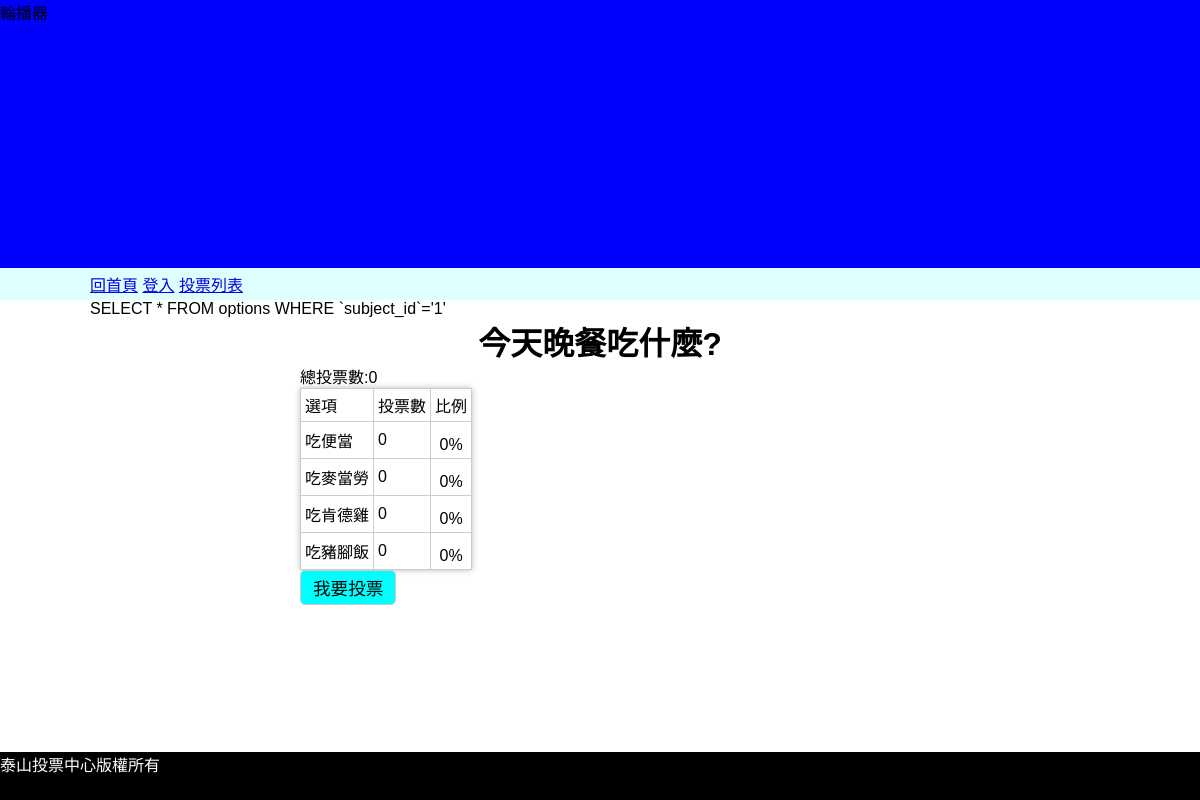
/?do=vote_result&id=1, run on an earlier commit of the app's database.
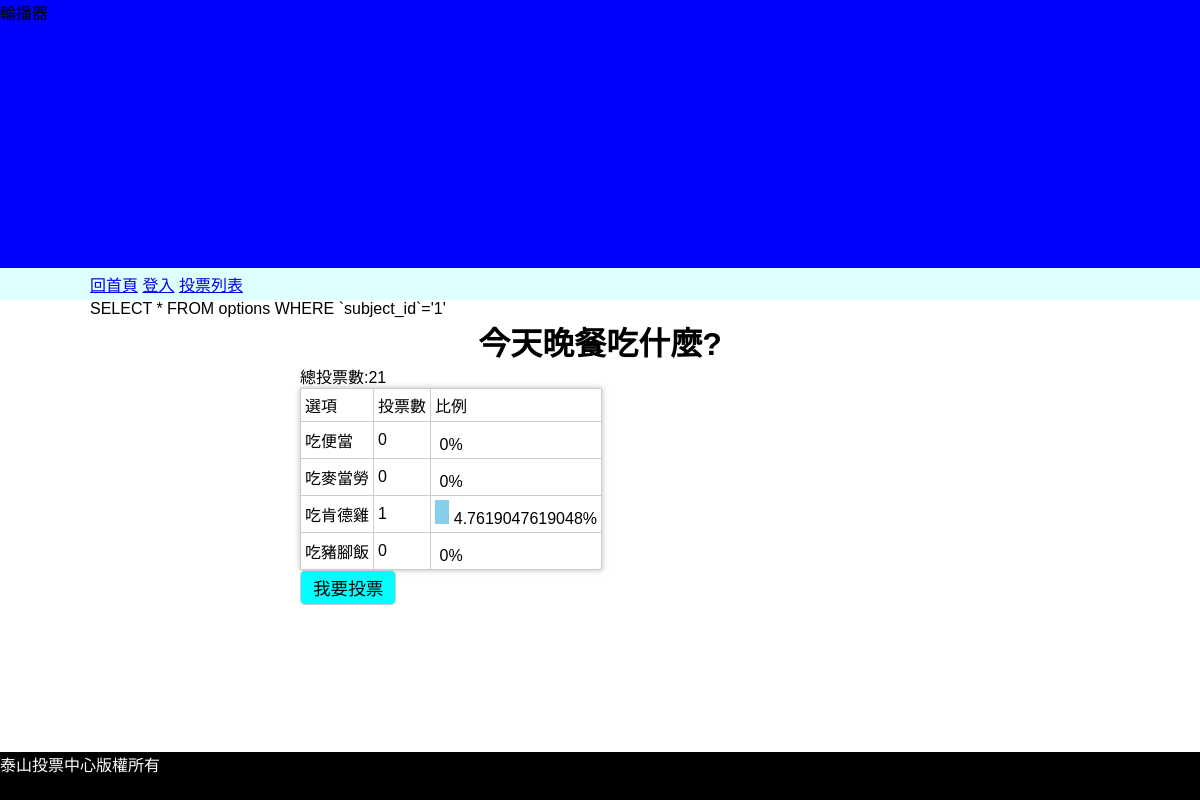
And on a later commit of the database.
### tables this page shows
CREATE TABLE `subjects` (
  `id` int(11) UNSIGNED NOT NULL,
  `subject` varchar(128) NOT NULL,
  `type_id` int(11) NOT NULL,
  `multiple` tinyint(1) NOT NULL DEFAULT 0,
  `multi_limit` tinyint(2) NOT NULL DEFAULT 1,
  `start` date NOT NULL,
  `end` date NOT NULL,
  `total` int(11) UNSIGNED NOT NULL DEFAULT 0
);

CREATE TABLE `options` (
  `id` int(11) UNSIGNED NOT NULL,
  `option` varchar(128) NOT NULL,
  `subject_id` int(11) NOT NULL,
  `total` int(11) NOT NULL DEFAULT 0
);

### front/vote_result.php (the view)
<?php
$subject=find("subjects",$_GET['id']);
$opts=all("options",['subject_id'=>$_GET['id']]);
?>
<h1 class="text-center"><?=$subject['subject'];?></h1>
<div style="width:600px;margin:auto">
    <div>總投票數:<?=$subject['total'];?></div>
    <table class="result-table">
        <tr>
            <td>選項</td>
            <td>投票數</td>
            <td>比例</td>
        </tr>
        <?php
        foreach($opts as $opt){
            $total=($subject['total']==0)?1:$subject['total'];
            $rate=$opt['total']/$total;
        ?>
        <tr>
            <td><?=$opt['option'];?></td>
            <td><?=$opt['total'];?></td>
            <td>
                <div style="display:inline-block;height:24px;background:skyblue;width:<?=300*$rate;?>px;"></div>
                <?=($rate*100) . "%";?>
            </td>
        </tr>
        <?php
        }
        ?>
    </table>
    <button class="btn btn-info" onclick="location.href='?do=vote&id=<?=$_GET['id'];?>'">我要投票</button>
</div>

What changed in the data, as far as the page shows it:
changed subjects "今天晚餐吃什麼?": total "0" → "21"
changed options "吃肯德雞": total "0" → "1"; $rate*100 "0" → "4.7619047619048"
